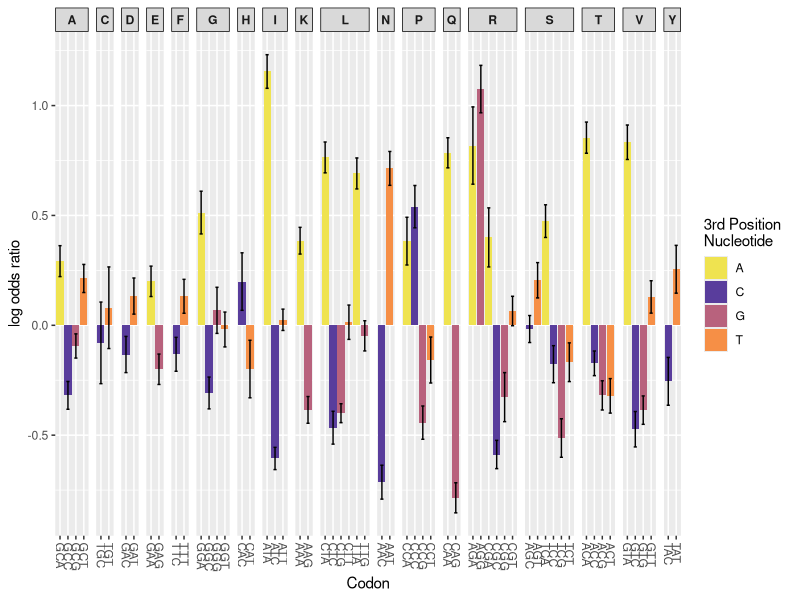

R code for this plot: (Note: this script raises an error after producing the figure.)
library(ggplot2)

#Reading in the Trans.FCC log odds
data = read.csv("log_odds_results_Trans.FCC.csv", h = TRUE)

pdf("figure_2B.pdf", width = 10, height = 5) #Creating a blank PDF file
fig2A = ggplot(data, aes(x = Codon, y = Log_Odds)) + #Creating a ggplot with the log odds assigned to the Y axis and the codons on the X 
	geom_col(aes(fill = Last_base)) + #Adding bars that are coloured by the third base of the codon
	scale_fill_manual(values = c("#EFE350FF", "#593D9CFF", "#B8627DFF", "#F68F46FF")) + #assigning the bar colours to the 4 nucleotide
	geom_errorbar(aes(ymin = Log_Odds - Std_Error, ymax = Log_Odds + Std_Error, width = 0.4), colour = "black") + #Adding error bars
	facet_grid(~Amino_acid, scales = "free_x", space = "free_x") + #Separating the codons by their respective amino acids 
	scale_x_discrete(guide = guide_axis(angle = -90)) + #Rotating x-axis labels 
	labs(x = "Codon", y = "log odds ratio", fill = "3rd Position \nNucleotide") + #Labelling axis
	theme(strip.text.x = element_text(face = "bold"), strip.background = element_rect(color = "black")) #Making the amino acid labels bold and the outline of the box label black
print(fig2As)
dev.off()
